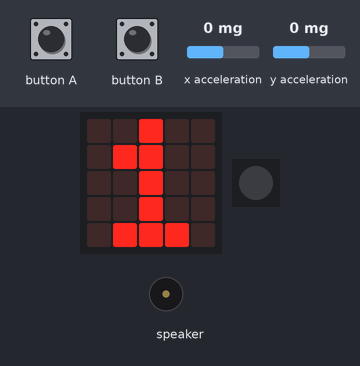
A program run on a simulated Calliope mini (MakeCode). On the bench: the board's 5×5 LED display, 1 RGB LEDs in strip order, left to right, buzzer (waves = sounding). Inputs (shaded band) come from the test bench; at power-on: x acceleration 0 mg, y acceleration 0 mg.

Above: at 5.0 s.
5.1 s: button A pressed for 0.15 s
At 6.3 s:
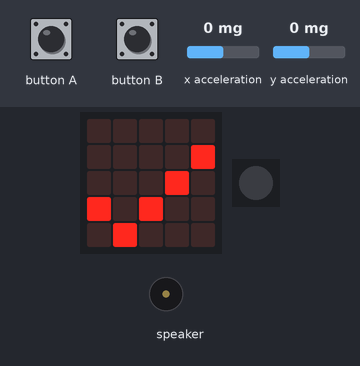
8.2 s: x acceleration set to -979 mg
At 8.9 s:
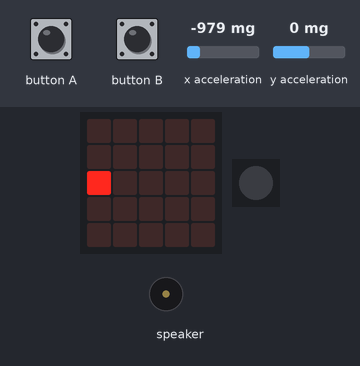
9.7 s: x acceleration set to -1053 mg
At 11.8 s:
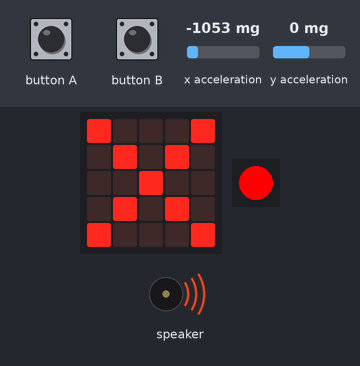
12.7 s: x acceleration set to -750 mg
15.7 s: y acceleration set to -750 mg
At 17.4 s:
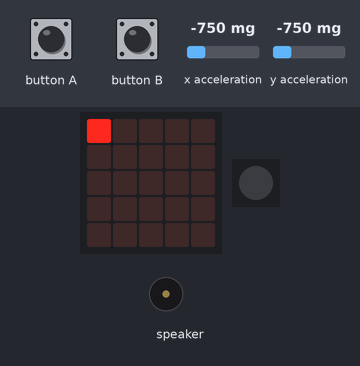
17.7 s: y acceleration set to 0 mg
At 18.8 s:
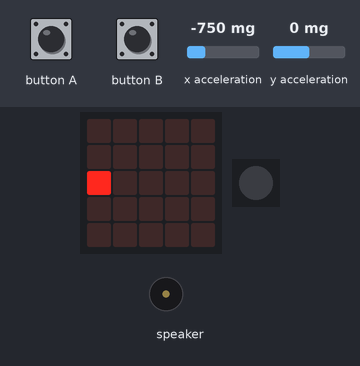
Timing chart, 0 to 20.2 s (numbered marks = the images above; inputs shaded):
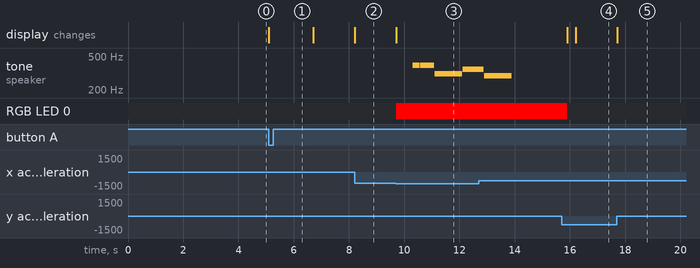

The program:

main.ts
```typescript
function dadadadum () {
    music.playTone(392, music.beat(BeatFraction.Half))
    basic.pause(10)
    music.playTone(392, music.beat(BeatFraction.Half))
    music.playTone(392, music.beat(BeatFraction.Half))
    basic.pause(10)
    music.playTone(311, music.beat(BeatFraction.Double))
    basic.pause(10)
    music.playTone(349, music.beat(BeatFraction.Half))
    basic.pause(10)
    music.playTone(349, music.beat(BeatFraction.Half))
    music.playTone(349, music.beat(BeatFraction.Half))
    basic.pause(10)
    music.playTone(294, music.beat(BeatFraction.Double))
}
/**
 * egal welcher weitere block mit variable level eingesetzt wird - es wird ein Fehler geworfen, aber nur fürs herunterladen
 *
 * while-löschen hilft, dauerhaft löschen hilft - zu viele Blöcke?
 *
 * Bei Hinzufügen von Melodie auch
 */
let LED_Y = 0
let LED_X = 0
let level = 1
basic.showNumber(level)
while (!(input.buttonIsPressed(Button.A))) {
    if (input.buttonIsPressed(Button.B)) {
        if (level < 9) {
            level += 1
        } else {
            level = 1
        }
        basic.showNumber(level)
    }
}
basic.showIcon(IconNames.Yes)
basic.pause(1000)
basic.forever(function () {
    basic.clearScreen()
    LED_X = pins.map(
    input.acceleration(Dimension.X) * level,
    -1023,
    1023,
    0,
    5
    )
    LED_Y = pins.map(
    input.acceleration(Dimension.Y) * level,
    -1023,
    1023,
    0,
    5
    )
    led.plot(LED_X, LED_Y)
    if (LED_X < 0 || LED_X > 5 || (LED_Y > 5 || LED_Y < 0)) {
        basic.setLedColor(0xff0000)
        basic.showIcon(IconNames.No)
        dadadadum()
        basic.pause(2000)
        basic.turnRgbLedOff()
    }
})
```

test.ts
```typescript
// Hier kann man Tests durchführen; diese Datei wird nicht kompiliert, wenn dieses Paket als Erweiterung verwendet wird.
```

Measured:
- the behaviour switches between -1023 and -1024 mg on x acceleration (found by bisection; images 2 and 3)
- after the input at 5.1 s, the display: changes at once (image 1)
- after the input at 8.2 s, the display: changes at once (image 2)
- after the input at 9.7 s, tone on speaker: plays 392 Hz for 0.25 s, 392 Hz for 0.51 s, 311 Hz for 1.0 s, 349 Hz for 0.25 s, 349 Hz for 0.32 s, starting after 0.61 s; RGB LED 0: off → RGB(255, 0, 0) at once; the display: changes at once (image 3)
- after the input at 15.7 s, the display: first differs from a run without the input after 0.51 s (image 4)
- after the input at 17.7 s, the display: changes at once (image 5)
